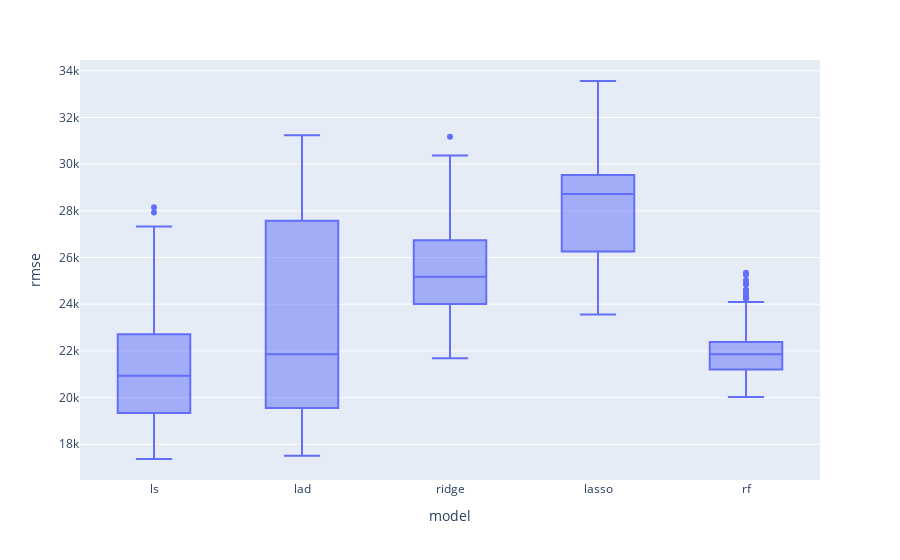

Notebook code cell kept with this figure:
### Markdown cell above
## Approach 2: PCS ensemble prediction 

In this approach, we take a look at all of the predictions that we computed above (across all algorithms and judgment call combinations), and we first conduct a predictability screening test to ensure that we are not using particularly poorly performing fits to create our ensemble.

Let's visualize the distribution of the correlation performance measure across all of the algorithms and cleaning/pre-processing judgment calls (grouping by algorithm) using boxplots:

### Code cell
px.box(perturbed_jc_rmse, x='model', y='rmse')

### Figure 1 — Plotly figure (JSON) as saved in the notebook; plotly's stock layout.template omitted (floating-point values rounded to 4 significant figures; data arrays with more than 128 entries replaced by an {"elided": "..."} marker saying what was removed)
{"data": [{"alignmentgroup": "True", "hovertemplate": "model=%{x}<br>rmse=%{y}<extra></extra>", "legendgroup": "", "marker": {"color": "#636efa"}, "name": "", "notched": false, "offsetgroup": "", "orientation": "v", "showlegend": false, "type": "box", "x": {"elided": "1470 str values"}, "x0": " ", "xaxis": "x", "y": {"elided": "1470 float values"}, "y0": " ", "yaxis": "y"}], "layout": {"boxmode": "group", "legend": {"tracegroupgap": 0}, "margin": {"t": 60}, "xaxis": {"anchor": "y", "domain": [0, 1], "title": {"text": "model"}}, "yaxis": {"anchor": "x", "domain": [0, 1], "title": {"text": "rmse"}}}}
